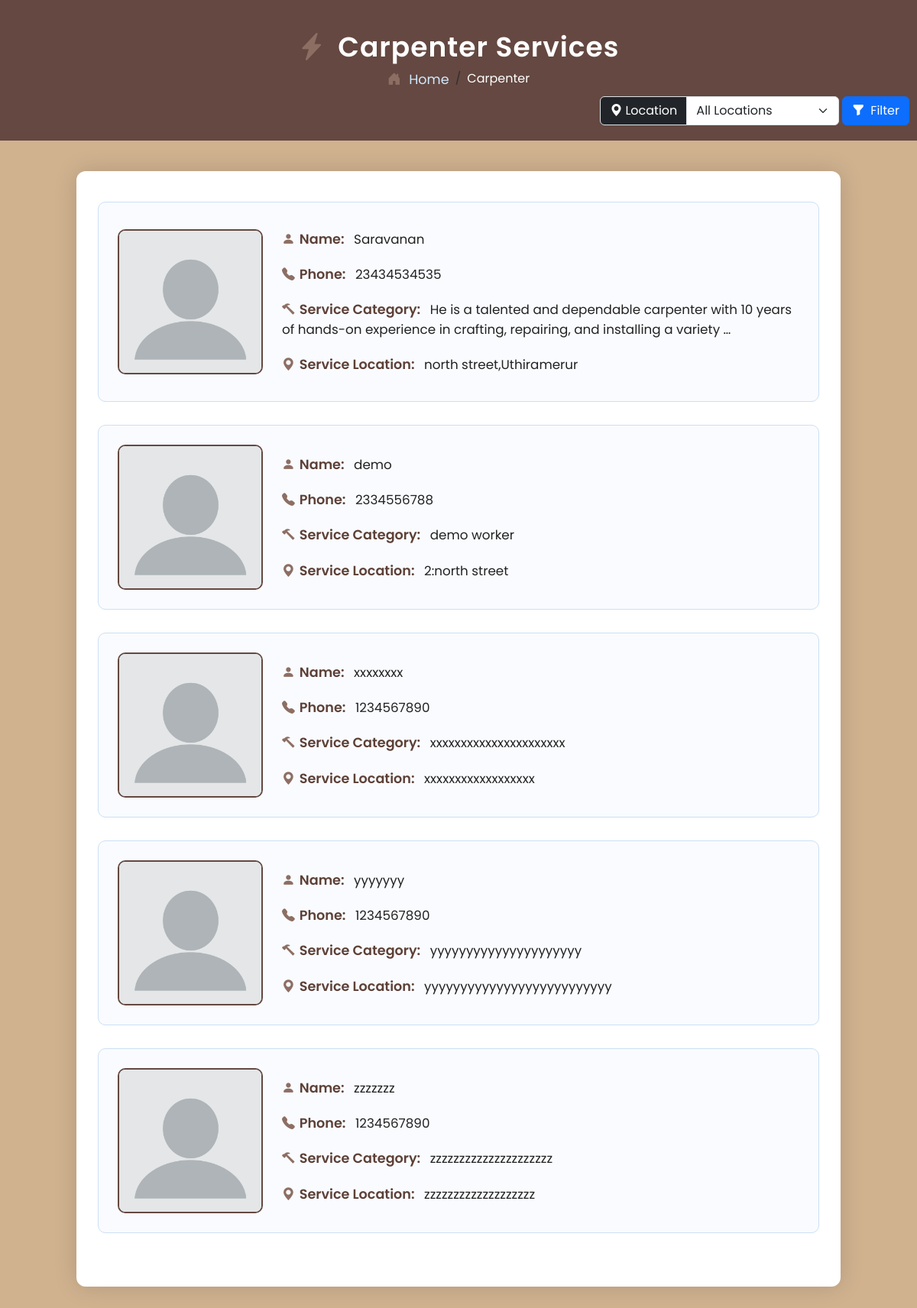
Screenshot of /carpenter/ with the database file from the repository.
### myapp/models.py (models this page shows, shortened)
class Service(models.Model):
    SERVICE_CHOICES = [
        ('PLUMBER', 'Plumber'),
        ('ELECTRICIAN', 'Electrician'),
        ('CARPENTER', 'Carpenter'),
        ('TV TECH', 'TV Technician'),
    ]
    name = models.CharField(max_length=100)
    service_type = models.CharField(max_length=50, choices=SERVICE_CHOICES)
    description = models.TextField()
    address = models.CharField(max_length=255, blank=True, null=True)
    contact_no = models.CharField(max_length=15, blank=True, null=True)
    created_at = models.DateTimeField(auto_now_add=True)
    updated_at = models.DateTimeField(auto_now=True)

### myapp/views.py (the view)
# urls.py: path('carpenter/', views.carpenter, name='carpenter'),
def carpenter(request):
    selected_location = request.GET.get('location', '')
    services = Service.objects.filter(service_type='CARPENTER')
    if selected_location:
        services = services.filter(address__icontains=selected_location)
    locations = Service.objects.filter(service_type='CARPENTER') \
                               .values_list('address', flat=True).distinct()
    return render(request, 'carpenter.html', {
        'services': services,
        'locations': locations,
    })

### templates/carpenter.html (shortened to what this page needs)
{% load static %}
<!DOCTYPE html>
<html lang="en">
<head>
    <link href="https://cdn.jsdelivr.net/npm/bootstrap@5.3.3/dist/css/bootstrap.min.css" rel="stylesheet">
    <link href="https://cdn.jsdelivr.net/npm/bootstrap-icons@1.10.5/font/bootstrap-icons.css" rel="stylesheet">
    <link rel="stylesheet" href="{% static 'css/carpenter.css' %}">
</head>
<body>
    <div class="profile-header">
        <h2><i class="bi bi-lightning-charge-fill icon"></i> Carpenter Services</h2>
        <nav aria-label="breadcrumb">
            <ol class="breadcrumb mb-2">
                <li class="breadcrumb-item">
                    <a href="{% url 'homepage' %}">
                        <i class="bi bi-house-door-fill icon"></i> Home
                    </a>
                </li>
                <li class="breadcrumb-item active text-white" aria-current="page">Carpenter</li>
            </ol>
            <div class="d-flex justify-content-between align-items-center">
                <form method="get" action="" class="d-flex align-items-center ms-auto">
                    <div class="input-group me-0">
                        <label class="input-group-text bg-dark text-white" for="locationSelect">
                            <i class="bi bi-geo-alt-fill me-1"></i> Location
                        </label>
                        <select name="location" id="locationSelect" class="form-select" style="width: 200px;">
                            <option value="">All Locations</option>
                        </select>
                    </div>
                    <button type="submit" class="btn btn-primary ms-1" style="height: 38px; border-radius: 0.375rem; display: flex; align-items: center; justify-content: center; margin-right: 10px;">
                        <i class="bi bi-funnel-fill me-2"></i> <span>Filter</span>
                    </button>
                </form>
            </div>
        </nav>
    </div>
    <div class="container profile-container">
        <div class="row">
            {% if services %}
                {% for service in services %}
                    <div class="profile-box">
                        <img src="{% static 'images/logo/profile.webp' %}" alt="Profile Picture">
                        <div class="profile-details">
                            <p><i class="bi bi-person-fill icon"></i><span class="label">Name:</span> {{ service.name }}</p>
                            <p><i class="bi bi-telephone-fill icon"></i><span class="label">Phone:</span> {{ service.contact_no }}</p>
                            <p><i class="bi bi-hammer icon"></i><span class="label">Service Category:</span> {{ service.description|truncatewords:20 }}</p>
                            <p><i class="bi bi-geo-alt-fill icon"></i><span class="label">Service Location:</span> {{ service.address }}</p>
                        </div>
                    </div>
                {% endfor %}
            {% else %}
                <p class="no-services"><i class="bi bi-exclamation-circle-fill icon"></i>No carpenter services available at the moment.</p>
            {% endif %}
        </div>
    </div>
</body>
</html>

### static/css/carpenter.css (style rules this page uses)
body { background-color:#c19a6bc0; font-family: 'Poppins', sans-serif; color: #333; }
.profile-header { text-align: center; color: #ffffff; padding: 40px 0 20px 0; background-color:#644841; }
.profile-header h2 { font-size: 36px; font-weight: 600; letter-spacing: 1px; }
.breadcrumb { background: transparent; justify-content: center; }
.breadcrumb-item a { color: #d0e9ff; text-decoration: none; font-size: 1.1rem; }
.profile-container { background-color: #ffffff; margin: 40px auto; padding: 40px; border-radius: 12px; max-width: 1000px; box-shadow: 0 0 30px rgba(0, 0, 0, 0.15); animation: fadeIn 1s ease-in-out; }
.profile-box { display: flex; align-items: center; gap: 25px; border: 1px solid #cce0f5; border-radius: 10px; padding: 25px; margin-bottom: 30px; transition: transform 0.3s, box-shadow 0.3s; background-color: #f9fbfe; }
.profile-box img { width: 190px; height: 190px; object-fit: cover; border-radius: 10px; border: 2px solid #644841; }
.profile-details { flex: 1; }
.profile-details p { margin: 0; padding: 10px 0; font-size: 1.05rem; color: #222; }
.label { font-weight: 600; margin-right: 8px; color: #5D4037; font-size: 1.1rem; }
.icon { color: #8D6E63; margin-right: 6px; transition: transform 0.3s ease; }
h2 { font-size: 2rem; font-weight: 600; }

### rows the page displays
Service: name "Saravanan", contact_no "23434534535", description "He is a talented and dependable carpenter with 10 years of hands-on experience in crafting, repairing, and installing a variety …", address "north street,Uthiramerur"
Service: name "demo", contact_no "2334556788", description "demo worker", address "2:north street"
Service: name "xxxxxxxx", contact_no "1234567890", description "xxxxxxxxxxxxxxxxxxxxxx", address "xxxxxxxxxxxxxxxxxx"
Service: name "yyyyyyy", contact_no "1234567890", description "yyyyyyyyyyyyyyyyyyyyy", address "yyyyyyyyyyyyyyyyyyyyyyyyyy"
Service: name "zzzzzzz", contact_no "1234567890", description "zzzzzzzzzzzzzzzzzzzzz", address "zzzzzzzzzzzzzzzzzzz"
